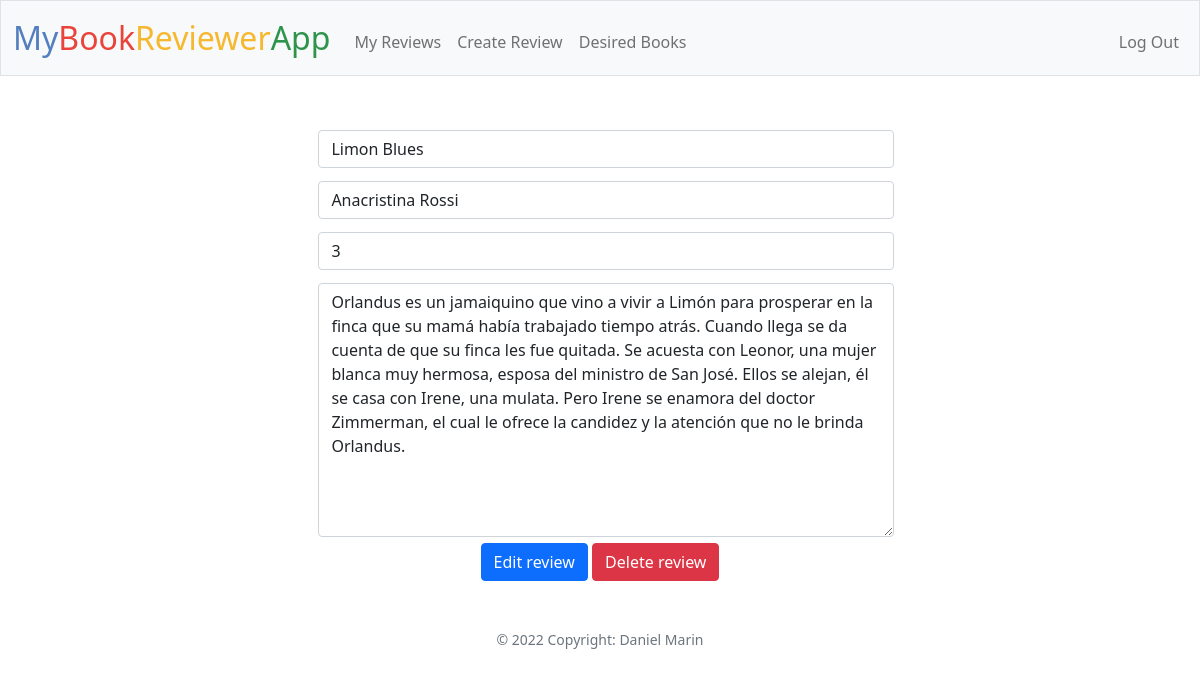
Screenshot of /edit-review?id=5 (signed in) with the database file from the repository.
### tables this page shows
CREATE TABLE book_reviews(
    id INTEGER,
    user_id INTEGER,
    title TEXT NOT NULL,
    author TEXT NOT NULL,
    review TEXT NOT NULL,
    points NUMERIC NOT NULL,
    PRIMARY KEY(id),
    FOREIGN KEY(user_id) REFERENCES users(id)
);

### app.py (the view)
@app.route("/edit-review", methods=["GET", "POST"])
@login_required
def review_editor():
    if request.method == "POST":
        if not (book_id := request.form.get("book_id")):
            return apology("Id is missing. Stop Hacking!")
        if not (title := request.form.get("title")):
            return apology("Title is missing")
        if not (author := request.form.get("author")):
            return apology("Author is missing")
        if not (points := request.form.get("points")):
            return apology("Points are missing")
        if not (review := request.form.get("review")):
            return apology("Review is missing")
        db.execute("UPDATE book_reviews SET title = ?, author = ?, points = ?, review = ? WHERE id = ? AND user_id = ?;",
            title, author, points, review, book_id, session["user_id"])
        flash("Review edited successfully!")
        return redirect("/")
    else:
        if not (book_id := request.args.get("id")):
            return redirect("/create-review")
        books = db.execute("SELECT * FROM book_reviews WHERE id = ? AND user_id = ?;", int(book_id), session["user_id"])
        if not (books):
            return redirect("/create-review")
        return render_template("edit-review.html", book=books[0])

### app.py (called while the page is built)
@app.after_request
def after_request(response):
    response.headers["Cache-Control"] = "no-cache, no-store, must-revalidate"
    response.headers["Expires"] = 0
    response.headers["Pragma"] = "no-cache"
    return response

### helpers.py (called while the page is built)
def login_required(f):
    @wraps(f)
    def decorated_function(*args, **kwargs):
        if session.get("user_id") is None:
            return redirect("/login")
        return f(*args, **kwargs)
    return decorated_function

### templates/edit-review.html (shortened to what this page needs)
{% extends "layout.html" %}
{% block main %}
    <form action="/edit-review" method="post">
        <div class="row">
            <div class="col-3"></div>
            <div class="form-group col-6">
                <input autocomplete="off" autofocus class="form-control" name="title" placeholder="Title" required type="text" value="{{book.title}}">
            </div>
        </div>
        <div class="row">
            <div class="col-3"></div>
            <div class="form-group col-6">
                <input autocomplete="off" autofocus class="form-control" name="author" placeholder="Author" required type="text" value="{{book.author}}">
            </div>
        </div>
        <div class="row">
            <div class="col-3"></div>
            <div class="form-group col-6">
                <input autocomplete="off" autofocus class="form-control" value="{{book.points}}" name="points" placeholder="Points" required type="number" min="0" max="5">
            </div>
        </div>
        <div class="row">
                <div class="col-3"></div>
                <div class="form-group col-6">
                <textarea autocomplete="off" autofocus class="form-control" name="review" placeholder="Review" required rows="10">{{book.review}}</textarea>
            </div>
        </div>
        <button class="btn btn-primary" type="submit">Edit review</button>
        <a class="btn btn-danger" href="/delete-review?id={{book.id}}">Delete review</a>
    </form>
{% endblock %}

### static/styles.css (style rules this page uses)
input,textarea { margin: 0.4rem; }

### rows the page displays
book_reviews: title "Limon Blues", author "Anacristina Rossi", points "3", review "Orlandus es un jamaiquino que vino a vivir a Limón para prosperar en la finca que su mamá había trabajado tiempo atrás. Cuando llega se da cuenta de que su finca les fue quitada. Se acuesta con Leonor, una mujer blanca muy hermosa, esposa del ministro de San José. Ellos se alejan, él se casa con Irene, una mulata. Pero Irene se enamora del doctor Zimmerman, el cual le ofrece la candidez y la atención que no le brinda Orlandus."
